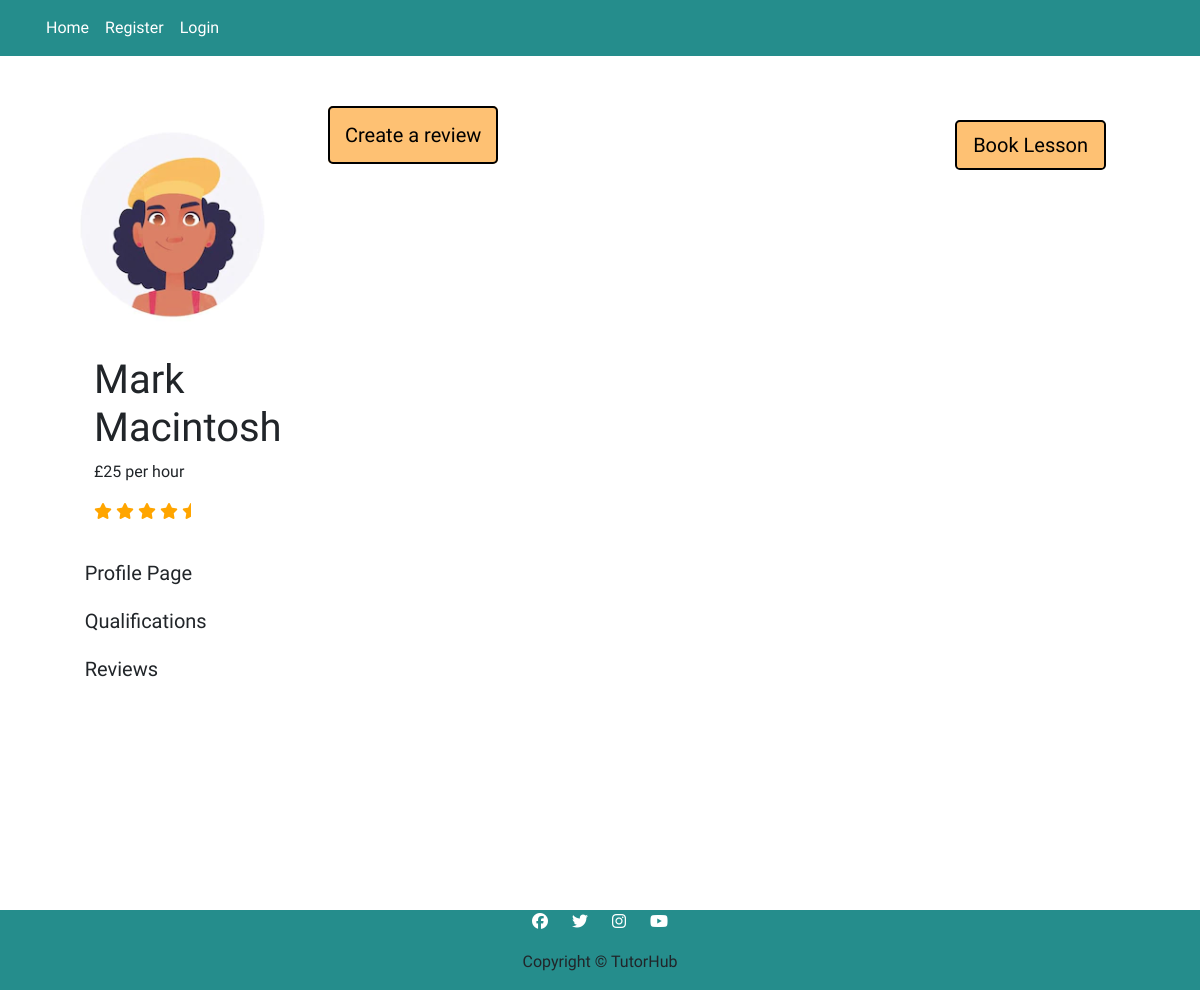
Before: /tutors/tutor_three/reviews/ with the older database file.
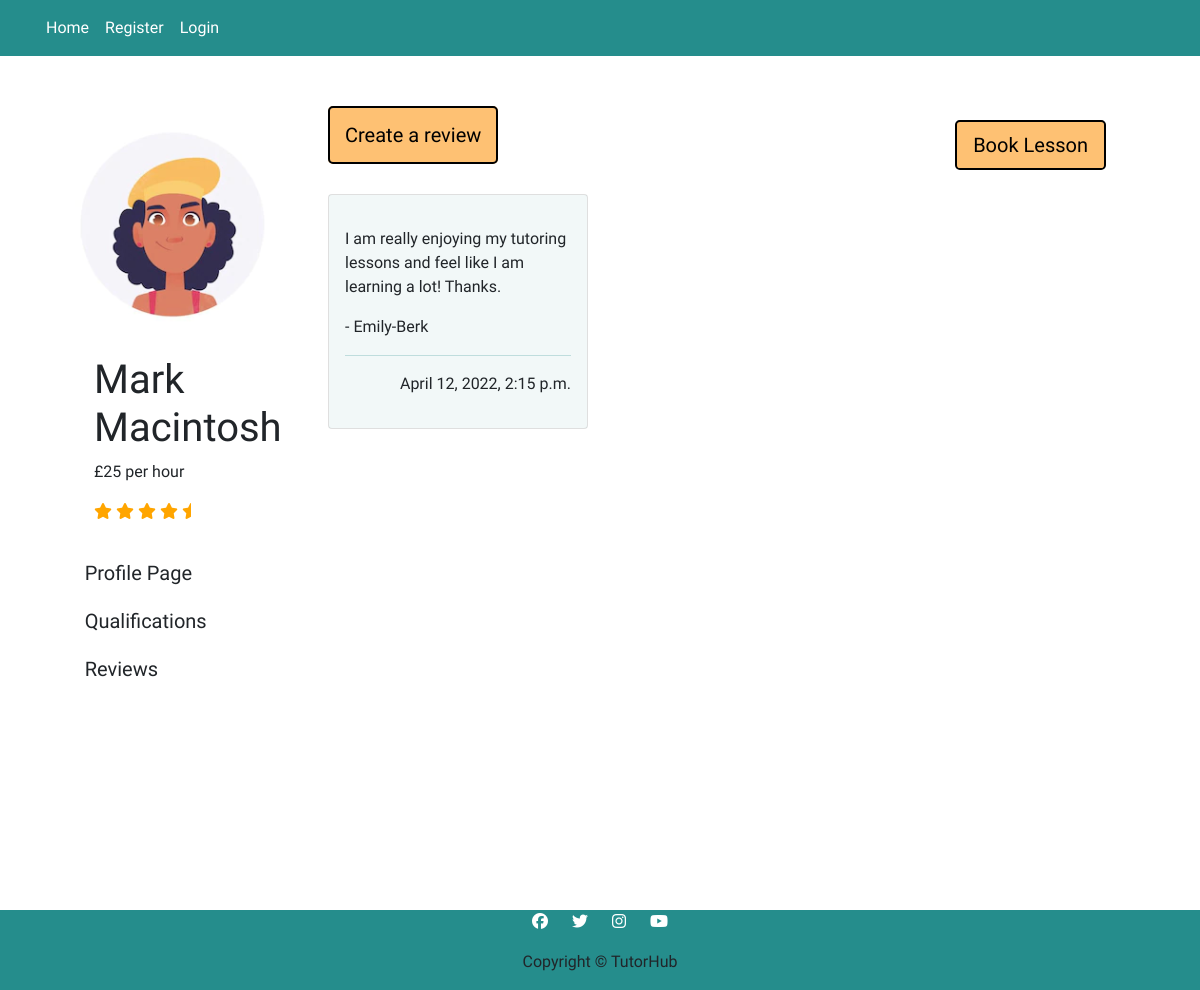
After: the same page with the newer database file.
### tutorprofile/models.py (models this page shows, shortened)
class Review(models.Model):
    tutor = models.CharField(max_length=50)
    student = models.ForeignKey(User, on_delete=models.CASCADE, related_name="review")
    review = models.CharField(max_length=150)
    created_on = models.DateTimeField(auto_now_add=True)
    class Meta:
        ordering = ['-created_on']

### tutorprofile/views.py (the view)
# urls.py: path('tutor_three/reviews/', views.ReviewListTutorThree.as_view(), name='tutor_three_reviews'),
class ReviewListTutorThree(generic.ListView):
    model = Review
    queryset = Review.objects.filter(Q(tutor='Mark Macintosh')).order_by('-created_on')
    template_name = 'tutorprofile/tutor_three_reviews.html'
    paginate_by = 6

### tutorprofile/templates/tutorprofile/tutor_three_reviews.html (shortened to what this page needs)
{% extends "base.html" %}
{% load static %}
{% block content %}
<div class="container-fluid center-block">
    <div class="row profile">
        <div class="col-3">
            <div class="row">
                <div class="col-12 user-image">
                    <img src="../../../static/images/tutorthree.png" alt="cartoon image of a tutor">
                </div>
            </div>
            <div class="row">
                <div class="col-12 user-info">
                    <h1>Mark Macintosh</h1>
                    <p>£25 per hour</p>
                    <i class="fa-solid fa-star"></i>
                    <i class="fa-solid fa-star"></i>
                    <i class="fa-solid fa-star"></i>
                    <i class="fa-solid fa-star"></i>
                    <i class="fa-solid fa-star-half"></i>
                </div>
            </div>
            <div class="row center-block">
                <div class="col-10">
                    <a href="{% url 'tutor_three_profile' %}"><button class="btn btn-signup btn-lg user-btns" id="proile-btn">Profile Page</button></a>
                    <a href="{% url 'tutor_three_qualifications' %}"><button class="btn btn-signup btn-lg user-btns" id="qualifications-btn">Qualifications</button></a>
                    <a href="{% url 'tutor_three_reviews' %}"><button class="btn btn-signup btn-lg user-btns" id="reviews-btn">Reviews</button></a>
                </div>
            </div>
        </div>
        <div class="col-6" id="reviews-page">
            <a href="{% url 'tutor_three_create_review' %}" class="button-style">Create a review</a>
            <br />
            <br />
            <div class="row">
                {% for review in review_list %}
                    <div class="col-6 card_space">
                        <div class="card">
                            <div class="card-body color-card">
                                <p class="review_comment">{{ review.review|safe }} - {{ review.student }} </p>
                                <hr />
                                <p class="right">{{ review.created_on}}</p>
                            </div>
                        </div>
                    </div>
                {% endfor %}
            </div>
        </div>
        <div class="col-3" id="bookings-button">
            <div class="row booking-button">
                <a href="{% url 'tutor_three' %}"><button class="btn btn-signup btn-lg user-btns tutorpage-buttons" id="booking-btn">Book Lesson</button></a>
            </div>
        </div>
    </div>
</div>
{% endblock %}

Changed rows visible on the page:
added Review: review "I am really enjoying my tutoring lessons and feel like I am learning a lot! Thanks.", student "Emily-Berk", created_on "April 12, 2022, 2:15 p.m."
